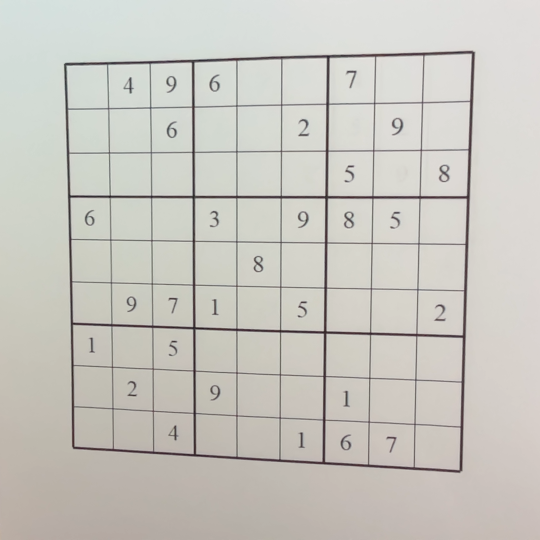
#> input picture data/sudoku-picture/sudoku-skew/sudoku_2.png, 1080 x 1080 px, found by its file name (shown at 1/2 size)
$ python debug_read_skew.py
#> lines starting #> are read from the running program, lines starting #| are printed output that depends on the picture; after the words box and inside, x2 and y2 are one past the last pixel; in counts of white or black regions, pixels touching at a corner belong together
### src/vision/read_skew.py
from pathlib import Path
import cv2
import numpy as np
import pytesseract

from src.config import *
from src.utils import *

"""
紙に書かれた数独の盤面を読み取るための関数。
綺麗な静止画とは違ってまず盤面を正方形に直してからやる必要がある。
"""


def order_points(pts):
    #座標を [左上, 右上, 右下, 左下] の順に並べ替える
    rect = np.zeros((4, 2), dtype="float32")
    s = pts.sum(axis=1)
    rect[0] = pts[np.argmin(s)]
    rect[2] = pts[np.argmax(s)]
    diff = np.diff(pts, axis=1)
    rect[1] = pts[np.argmin(diff)]
    rect[3] = pts[np.argmax(diff)]
    return rect

def four_point_transform(image, pts):
    #透視変換を行って画像を正方形にする
    rect = order_points(pts)
    (tl, tr, br, bl) = rect

    # 幅と高さを計算（最大値をとる）
    widthA = np.sqrt(((br[0] - bl[0]) ** 2) + ((br[1] - bl[1]) ** 2))
    widthB = np.sqrt(((tr[0] - tl[0]) ** 2) + ((tr[1] - tl[1]) ** 2))
    maxWidth = max(int(widthA), int(widthB))

    heightA = np.sqrt(((tr[0] - br[0]) ** 2) + ((tr[1] - br[1]) ** 2))
    heightB = np.sqrt(((tl[0] - bl[0]) ** 2) + ((tl[1] - bl[1]) ** 2))
    maxHeight = max(int(heightA), int(heightB))

    dst = np.array([
        [0, 0],
        [maxWidth - 1, 0],
        [maxWidth - 1, maxHeight - 1],
        [0, maxHeight - 1]], dtype="float32")

    M = cv2.getPerspectiveTransform(rect, dst)
    warped = cv2.warpPerspective(image, M, (maxWidth, maxHeight))
    return warped


def pre_process_image(img):
    #盤面検出用の前処理
    gray = cv2.cvtColor(img, cv2.COLOR_BGR2GRAY)
    # ノイズ除去（強めにかける）

    blur = cv2.medianBlur(gray, 7)
    # 二値化
    thresh = cv2.adaptiveThreshold(
        blur, 255, cv2.ADAPTIVE_THRESH_GAUSSIAN_C,
        cv2.THRESH_BINARY, 11, 2
    )
    # 白黒反転（輪郭検出は白を対象にするため）
    thresh = cv2.bitwise_not(thresh)
    return thresh


def is_square_like(pts, tol=0.2):
    #正方形っぽくないやつを除外する
    def dist(a, b):
        return np.linalg.norm(a - b)

    tl, tr, br, bl = pts
    edges = [
        dist(tl, tr),
        dist(tr, br),
        dist(br, bl),
        dist(bl, tl)
    ]

    max_len = max(edges)
    min_len = min(edges)

    # 辺の長さが±20%以内ならOK
    return min_len / max_len > (1 - tol)


def find_board(img):
    area_min = 50000
    #画像から数独の盤面（最大の四角形）を見つける
    processed = pre_process_image(img)
    contours, _ = cv2.findContours(processed, cv2.RETR_EXTERNAL, cv2.CHAIN_APPROX_SIMPLE)

    # 面積の大きい順にソート
    contours = sorted(contours, key=cv2.contourArea, reverse=True)

    board_cnt = None

    for c in contours:
        peri = cv2.arcLength(c, True)
        # 輪郭を近似（頂点数を減らす）
        approx = cv2.approxPolyDP(c, 0.02 * peri, True)


        # 点が4つ（四角形）であれば、それが盤面である可能性が高い
        if len(approx) == 4:
            rect = order_points(approx.reshape(4,2))
            if is_square_like(rect) and cv2.contourArea(rect) > area_min:
                board_cnt = approx
                break

    return board_cnt

#数字を真ん中にする
def center_digit(img):
    coords = np.column_stack(np.where(img > 0))
    if len(coords) == 0:
        return img

    y_min, x_min = coords.min(axis=0)
    y_max, x_max = coords.max(axis=0)

    digit = img[y_min:y_max+1, x_min:x_max+1]

    h, w = img.shape
    dh, dw = digit.shape

    canvas = np.zeros_like(img)

    y0 = (h - dh) // 2
    x0 = (w - dw) // 2

    canvas[y0:y0+dh, x0:x0+dw] = digit
    return canvas

# [28 lines left out: function read_sudoku, not called in this run]


def recog_by_warped(warped, i = None):
    board = warped

    H, W = board.shape
    cell_h = H // 9
    cell_w = W // 9

    sudoku = [[0]*9 for _ in range(9)]

    for r in range(9):
        for c in range(9):
            y_start = r * cell_h
            x_start = c * cell_w
            cell = board[y_start : y_start + cell_h, x_start : x_start + cell_w]

            # --- 余白カット ---
            ch, cw = cell.shape
            margin = int(min(ch, cw) * 0.15)
            cell_inner = cell[
                margin:ch-margin,
                margin:cw-margin
            ]


            cell_inner = center_digit(cell_inner)

            cell_inner = cv2.adaptiveThreshold(cell_inner, 255, cv2.ADAPTIVE_THRESH_GAUSSIAN_C, cv2.THRESH_BINARY, 11, 2)
            cell_inner = cv2.resize(cell_inner, (64, 64))

            cell_inner = cv2.bitwise_not(cell_inner)
            #切り捨てレート設定
            ratio = cv2.countNonZero(cell_inner) / cell_inner.size
            cell_inner = cv2.bitwise_not(cell_inner)
            if ratio < 0.01:
                sudoku[r][c] = 0
                # print(f"No digit detected. {r,c}")
                continue

            text = pytesseract.image_to_string(
                cell_inner,
                config="--psm 10 -c tessedit_char_whitelist=123456789"
            )

            text = int(text) if text.strip().isdigit() else 0
            if(text > 9 or text == 0):
                cell_inner = cv2.bitwise_not(cell_inner)
                kernel = cv2.getStructuringElement(cv2.MORPH_RECT, (2, 2))
                cell_inner_b = cv2.dilate(cell_inner, kernel, iterations=2)
                cell_inner_b = cv2.bitwise_not(cell_inner_b)
                text = pytesseract.image_to_string(
                    cell_inner_b,
                    config="--psm 10 -c tessedit_char_whitelist=123456789")

                text = int(text) if text.strip().isdigit() else 0
                if(text > 9 or text == 0):
                    cell_inner_e = cv2.erode(cell_inner, kernel, iterations=2)
                    cell_inner_e = cv2.bitwise_not(cell_inner_e)
                    text = pytesseract.image_to_string(
                        cell_inner_e,
                        config="--psm 10 -c tessedit_char_whitelist=123456789")
                    text = int(text) if text.strip().isdigit() else 0

            if(DEBUG):
                cv2.imwrite(f"debug/{i}_{r}_{c}.png", cell_inner)

            sudoku[r][c] = text


    return sudoku

### debug_read_skew.py
import cv2
import numpy as np
from pathlib import Path
from src.vision.read_skew import (
    read_sudoku,
    find_board,
    four_point_transform,
    recog_by_warped,
    order_points,
)
from src.config import DEBUG

import pytesseract

pytesseract.pytesseract.tesseract_cmd = (
    r"C:\Program Files\Tesseract-OCR\tesseract.exe"
)

# 入力画像のパスを指定
image_path = r"D:\sudoku\data\sudoku-picture\sudoku-skew\sudoku_2.png"

# デバッグディレクトリを作成
Path("debug_output").mkdir(exist_ok=True)

# 元の画像を読み込み
img = cv2.imread(str(image_path))
#> img is the input picture: shape (1080, 1080, 3); mean B, G, R 192.3, 198.9, 200.8
if img is None:
    print(f"画像が読み込めません: {image_path}")
    exit()

print("Step 1: 入力画像を保存")
cv2.imwrite("debug_output/01_input_image.png", img)

print("Step 2: 盤面を検出")
board_cnt = find_board(img)
#> in pre_process_image, `blur = cv2.medianBlur(gray, 7)`:
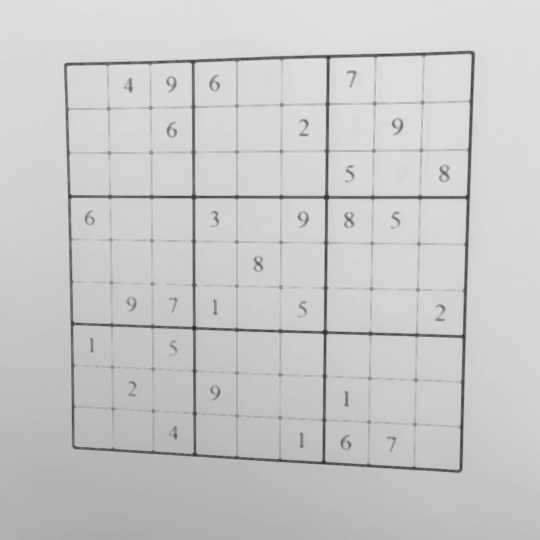
#> blur: shape (1080, 1080) (shown at 1/2 size); min 49, max 226, mean 200.4
#> in pre_process_image, `thresh = cv2.adaptiveThreshold( blur, 255, cv2.ADAPTIVE_THRESH_GAUSSIA..`:
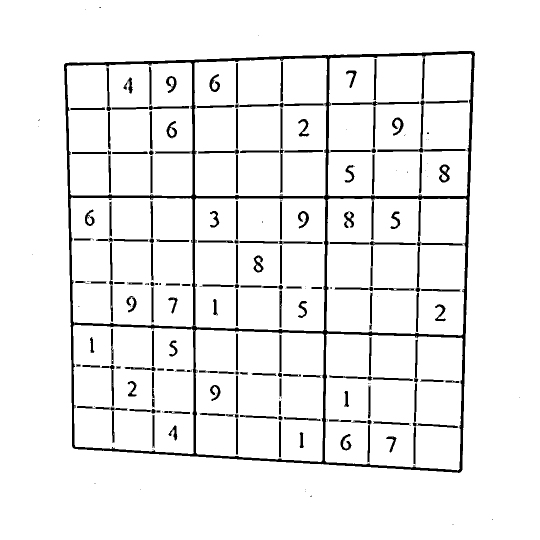
#> thresh: shape (1080, 1080) (shown at 1/2 size); 93.5% white; 270 black regions (94 under 20 px), largest, box (x1, y1, x2, y2) and area: (128, 102, 950, 946) 33725, (663, 202, 839, 212) 753, (833, 401, 926, 492) 723
#> in pre_process_image, `thresh = cv2.bitwise_not(thresh)`:
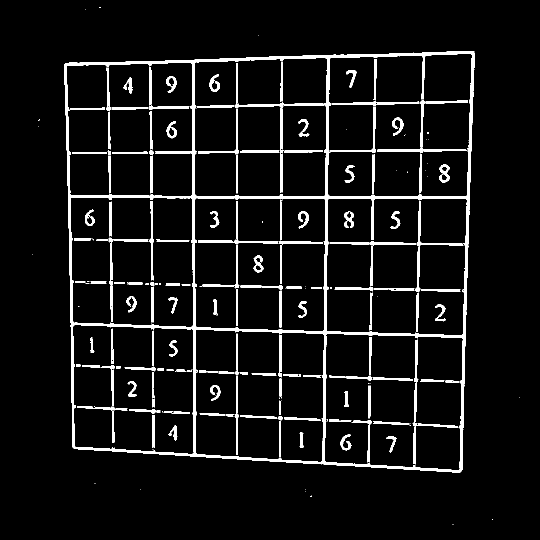
#> thresh: shape (1080, 1080) (shown at 1/2 size); 6.5% white; 270 white regions (94 under 20 px)
#> in find_board, `contours, _ = cv2.findContours(processed, cv2.RETR_EXTERNAL, cv2.CHAIN..`: contours = 16 contours, 15 with area under 20; largest, box (x1, y1, x2, y2) and area: (128, 102, 950, 946) 643122
#> the loop in find_board, `for c in contours:` made 1 pass
#> (peri, s in order_points, diff in order_points, edges in is_square_like, max_len in is_square_like, min_len in is_square_like, board_cnt) on pass 1: (3276, [1051, 257, 1039, 1864], [-845, -5, 749, 24], [817.3, 841.5, 776.6, 768.1], 841.5, 768.1, [[948, 103], [131, 126], [145, 894], [920, 944]])
#> board_cnt = [[948, 103], [131, 126], [145, 894], [920, 944]]
if board_cnt is None:
    print("盤面が見つかりませんでした")
    exit()

# 盤面の枠を描画した画像
display = img.copy()
cv2.drawContours(display, [board_cnt], -1, (0, 255, 0), 3)
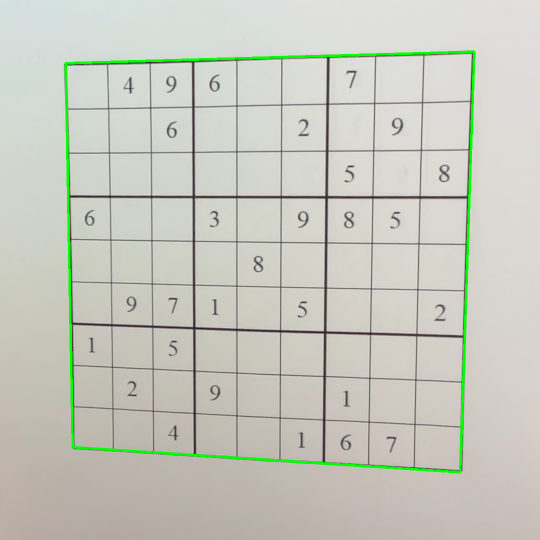
#> display: shape (1080, 1080, 3) (shown at 1/2 size); 1.37% of pixels changed, all inside (x1, y1, x2, y2) = (129, 101, 951, 947)
cv2.imwrite("debug_output/02_board_detected.png", display)

print("Step 3: 透視変換を実施")
gray = cv2.cvtColor(img, cv2.COLOR_BGR2GRAY)
warped = four_point_transform(gray, board_cnt.reshape(4, 2))
#> in four_point_transform, `rect = order_points(pts)`: rect = [[131, 126], [948, 103], [920, 944], [145, 894]]
#> in four_point_transform, `(tl, tr, br, bl) = rect`: tl = [131, 126]; tr = [948, 103]; br = [920, 944]; bl = [145, 894]
#> in four_point_transform, `widthA = np.sqrt(((br[0] - bl[0]) ** 2) + ((br[1] - bl[1]) ** 2))`: widthA = 776.6
#> in four_point_transform, `widthB = np.sqrt(((tr[0] - tl[0]) ** 2) + ((tr[1] - tl[1]) ** 2))`: widthB = 817.3
#> in four_point_transform, `maxWidth = max(int(widthA), int(widthB))`: maxWidth = 817
#> in four_point_transform, `heightA = np.sqrt(((tr[0] - br[0]) ** 2) + ((tr[1] - br[1]) ** 2))`: heightA = 841.5
#> in four_point_transform, `heightB = np.sqrt(((tl[0] - bl[0]) ** 2) + ((tl[1] - bl[1]) ** 2))`: heightB = 768.1
#> in four_point_transform, `maxHeight = max(int(heightA), int(heightB))`: maxHeight = 841
#> in four_point_transform, `dst = np.array([ [0, 0], [maxWidth - 1, 0], [maxWidth - 1, maxHeight -..`: dst = [[0, 0], [816, 0], [816, 840], [0, 840]]
#> in four_point_transform, `M = cv2.getPerspectiveTransform(rect, dst)`: M = [[1.1, -0.0201, -142.2], [0.0295, 1.05, -135.9], [0.00012, -6.58e-05, 1]]
#> in four_point_transform, `warped = cv2.warpPerspective(image, M, (maxWidth, maxHeight))`:
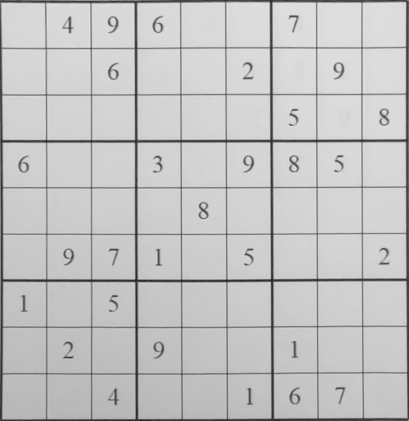
#> warped: shape (841, 817) (shown at 1/2 size); min 27, max 238, mean 195.3
cv2.imwrite("debug_output/03_perspective_transformed.png", warped)

print("Step 4: 二値化")
_, warped_binary = cv2.threshold(warped, 0, 255, cv2.THRESH_BINARY + cv2.THRESH_OTSU)
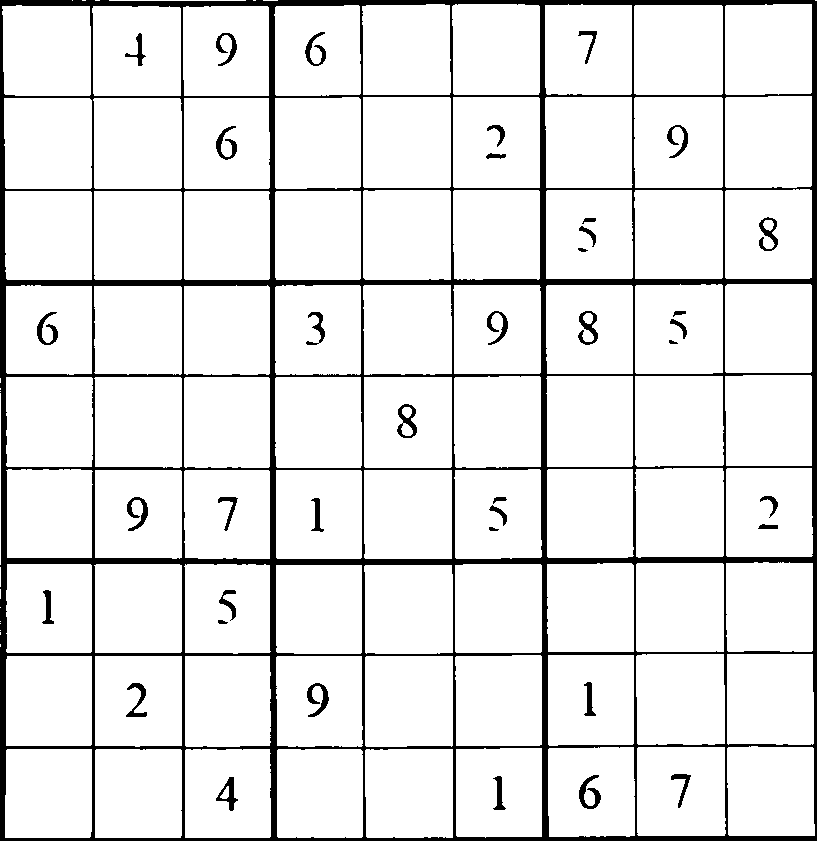
#> warped_binary: shape (841, 817); 90.7% white; 39 black regions, largest, box (x1, y1, x2, y2) and area: (0, 0, 817, 841) 56906, (579, 775, 601, 809) 321, (307, 683, 329, 717) 315
cv2.imwrite("debug_output/04_binary_image.png", warped_binary)

print("Step 5: OCR認識")
sudoku = recog_by_warped(warped_binary)
#> in recog_by_warped, `sudoku = [[0]*9 for _ in range(9)]`: sudoku = 9 items, first 6: [0, 0, 0, 0, 0, 0, 0, 0, 0], [0, 0, 0, 0, 0, 0, 0, 0, 0], [0, 0, 0, 0, 0, 0, 0, 0, 0], [0, 0, 0, 0, 0, 0, 0, 0, 0], [0, 0, 0, 0, 0, 0, 0, 0, 0], [0, 0, 0, 0, 0, 0, 0, 0, 0]
#> after the loop in recog_by_warped, `for r in range(9):`:
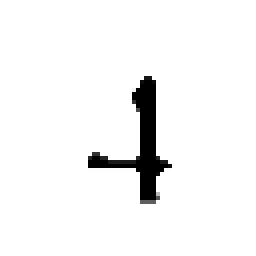
#> cell_inner: shape (64, 64) (shown 4 times larger); min 0, max 255, mean 243.9
#> (the run stopped early here; a loop or call above may not have finished)

$ run again, with data/sudoku-picture/sudoku-skew/sudoku_0.png copied over data/sudoku-picture/sudoku-skew/sudoku_2.png
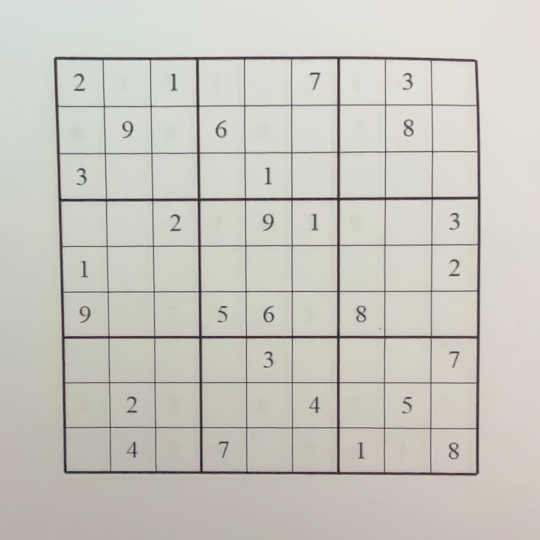
#> input picture data/sudoku-picture/sudoku-skew/sudoku_0.png, 1080 x 1080 px, found by its file name (shown at 1/2 size)
#> img is the input picture: shape (1080, 1080, 3); mean B, G, R 191.2, 199.1, 201.1
#> in pre_process_image, `thresh = cv2.bitwise_not(thresh)`:
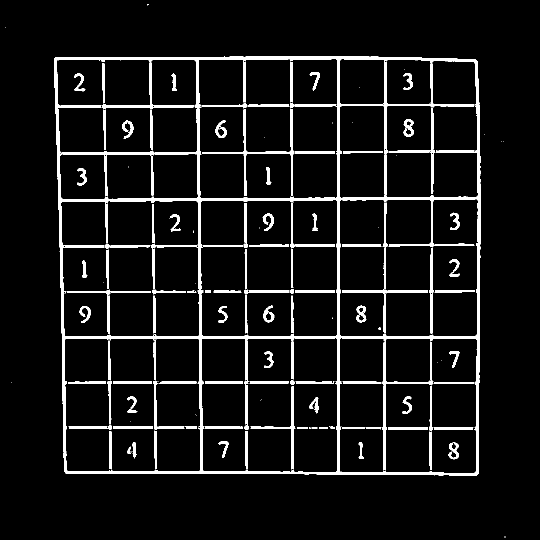
#> thresh: shape (1080, 1080) (shown at 1/2 size); 7% white; 189 white regions (56 under 20 px)
#> contours = 12 contours, 11 with area under 20; largest, box (x1, y1, x2, y2) and area: (108, 113, 961, 952) 699038
#> the loop in find_board, `for c in contours:` made 1 pass
#> (peri, s in order_points, diff in order_points, edges in is_square_like, max_len in is_square_like, min_len in is_square_like, board_cnt) on pass 1: (3385.4, [225, 1079, 1903, 1070], [9, 815, -9, -832], [843, 828, 824, 830.3], 843, 824, [[108, 117], [132, 947], [956, 947], [951, 119]])
#> `board_cnt = find_board(img)`: board_cnt = [[108, 117], [132, 947], [956, 947], [951, 119]]
#> display: shape (1080, 1080, 3); 1.42% of pixels changed, all inside (x1, y1, x2, y2) = (106, 115, 959, 950)
#> in four_point_transform, `rect = order_points(pts)`: rect = [[108, 117], [951, 119], [956, 947], [132, 947]]
#> in four_point_transform, `(tl, tr, br, bl) = rect`: tl = [108, 117]; tr = [951, 119]; br = [956, 947]; bl = [132, 947]
#> widthA = 824
#> widthB = 843
#> heightA = 828
#> heightB = 830.3
#> maxHeight = 830
#> dst = [[0, 0], [842, 0], [842, 829], [0, 829]]
#> M = [[0.993, -0.0287, -103.9], [-0.00231, 0.973, -113.6], [-2.78e-06, -2.7e-05, 1]]
#> warped_binary: shape (830, 843); 91.1% white; 42 black regions (6 under 20 px), largest, box (x1, y1, x2, y2) and area: (0, 0, 843, 830) 55765, (782, 766, 803, 800) 354, (597, 489, 617, 522) 332
#> sudoku = 9 items, first 6: [0, 0, 0, 0, 0, 0, 0, 0, 0], [0, 0, 0, 0, 0, 0, 0, 0, 0], [0, 0, 0, 0, 0, 0, 0, 0, 0], [0, 0, 0, 0, 0, 0, 0, 0, 0], [0, 0, 0, 0, 0, 0, 0, 0, 0], [0, 0, 0, 0, 0, 0, 0, 0, 0]
#> after the loop in recog_by_warped, `for r in range(9):`:
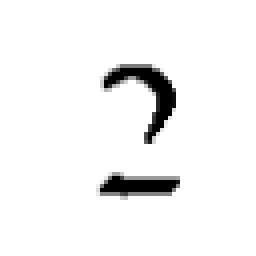
#> cell_inner: shape (64, 64) (shown 4 times larger); min 0, max 255, mean 243

$ run again, with data/sudoku-picture/sudoku-skew/sudoku_1.png copied over data/sudoku-picture/sudoku-skew/sudoku_2.png
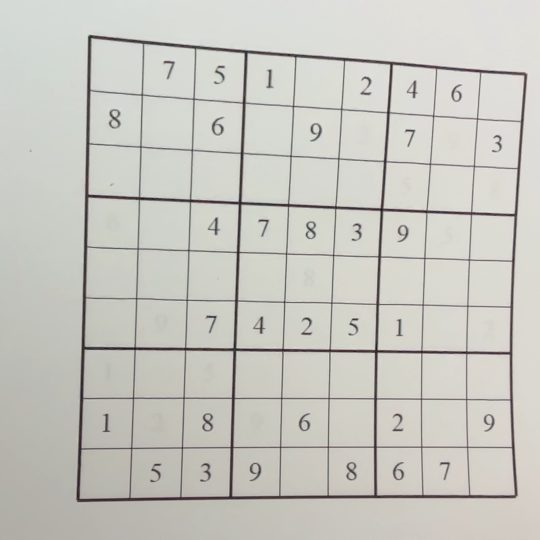
#> input picture data/sudoku-picture/sudoku-skew/sudoku_1.png, 1080 x 1080 px, found by its file name (shown at 1/2 size)
#> img is the input picture: shape (1080, 1080, 3); mean B, G, R 192.9, 199.3, 200.1
#> in pre_process_image, `thresh = cv2.bitwise_not(thresh)`:
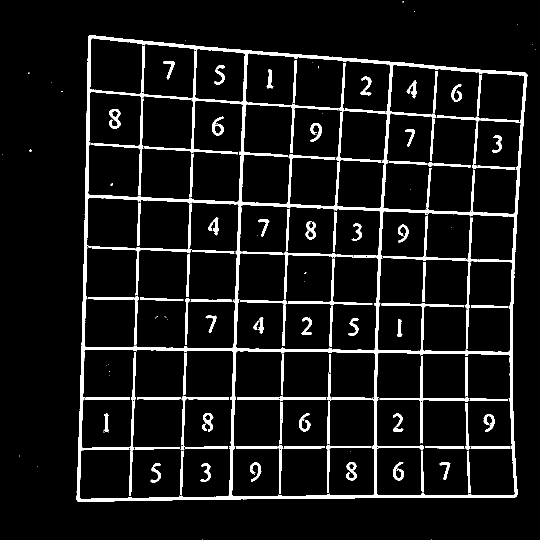
#> thresh: shape (1080, 1080) (shown at 1/2 size); 7.7% white; 173 white regions (49 under 20 px)
#> contours = 16 contours, 15 with area under 20; largest, box (x1, y1, x2, y2) and area: (153, 70, 1055, 1004) 769874
#> the loop in find_board, `for c in contours:` made 1 pass
#> (peri, s in order_points, diff in order_points, edges in is_square_like, max_len in is_square_like, min_len in is_square_like, board_cnt) on pass 1: (3619.7, [249, 1155, 2025, 1203], [-109, 847, -39, -905], [878.6, 844.3, 878, 931.3], 931.3, 844.3, [[179, 70], [154, 1001], [1032, 993], [1054, 149]])
#> `board_cnt = find_board(img)`: board_cnt = [[179, 70], [154, 1001], [1032, 993], [1054, 149]]
#> display: shape (1080, 1080, 3); 1.51% of pixels changed, all inside (x1, y1, x2, y2) = (152, 68, 1057, 1004)
#> in four_point_transform, `rect = order_points(pts)`: rect = [[179, 70], [1054, 149], [1032, 993], [154, 1001]]
#> in four_point_transform, `(tl, tr, br, bl) = rect`: tl = [179, 70]; tr = [1054, 149]; br = [1032, 993]; bl = [154, 1001]
#> widthA = 878
#> widthB = 878.6
#> maxWidth = 878
#> heightA = 844.3
#> heightB = 931.3
#> maxHeight = 931
#> dst = [[0, 0], [877, 0], [877, 930], [0, 930]]
#> M = [[0.889, 0.0239, -160.9], [-0.0883, 0.979, -52.68], [-0.000105, -1.93e-06, 1]]
#> warped_binary: shape (931, 878); 90.2% white; 41 black regions (1 under 20 px), largest, box (x1, y1, x2, y2) and area: (0, 0, 878, 931) 70696, (516, 854, 537, 893) 402, (229, 753, 250, 791) 396
#> sudoku = 9 items, first 6: [0, 0, 0, 0, 0, 0, 0, 0, 0], [0, 0, 0, 0, 0, 0, 0, 0, 0], [0, 0, 0, 0, 0, 0, 0, 0, 0], [0, 0, 0, 0, 0, 0, 0, 0, 0], [0, 0, 0, 0, 0, 0, 0, 0, 0], [0, 0, 0, 0, 0, 0, 0, 0, 0]
#> after the loop in recog_by_warped, `for r in range(9):`:
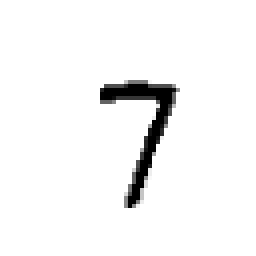
#> cell_inner: shape (64, 64) (shown 4 times larger); min 0, max 255, mean 244.8
